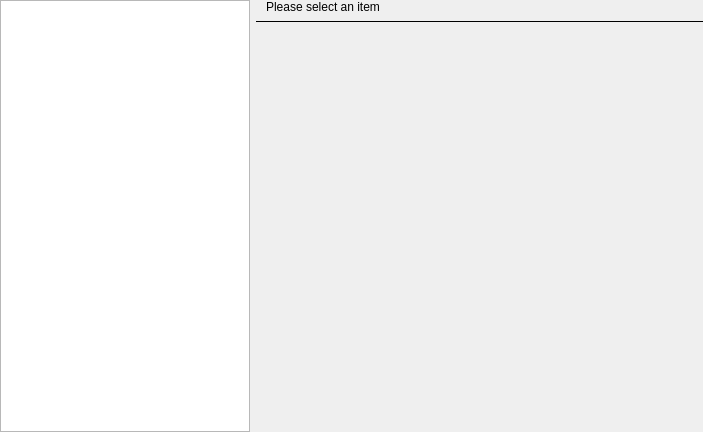
<?xml version="1.0" encoding="UTF-8"?>
<ui version="4.0">
 <class>QArkListWidgetNavigationWidget</class>
 <widget class="QWidget" name="QArkListWidgetNavigationWidget">
  <property name="geometry">
   <rect>
    <x>0</x>
    <y>0</y>
    <width>703</width>
    <height>432</height>
   </rect>
  </property>
  <property name="windowTitle">
   <string>Form</string>
  </property>
  <layout class="QGridLayout" name="gridLayout">
   <property name="margin">
    <number>0</number>
   </property>
   <item row="0" column="0" rowspan="4">
    <widget class="QListWidget" name="listWidget">
     <property name="sizePolicy">
      <sizepolicy hsizetype="Fixed" vsizetype="Expanding">
       <horstretch>0</horstretch>
       <verstretch>0</verstretch>
      </sizepolicy>
     </property>
     <property name="minimumSize">
      <size>
       <width>250</width>
       <height>0</height>
      </size>
     </property>
     <property name="maximumSize">
      <size>
       <width>250</width>
       <height>16777215</height>
      </size>
     </property>
    </widget>
   </item>
   <item row="0" column="1">
    <widget class="QLabel" name="label">
     <property name="text">
      <string>Please select an item</string>
     </property>
     <property name="textFormat">
      <enum>Qt::AutoText</enum>
     </property>
     <property name="margin">
      <number>5</number>
     </property>
     <property name="indent">
      <number>10</number>
     </property>
     <property name="textInteractionFlags">
      <set>Qt::LinksAccessibleByMouse</set>
     </property>
    </widget>
   </item>
   <item row="1" column="1" colspan="2">
    <widget class="Line" name="line">
     <property name="frameShadow">
      <enum>QFrame::Plain</enum>
     </property>
     <property name="orientation">
      <enum>Qt::Horizontal</enum>
     </property>
    </widget>
   </item>
   <item row="2" column="1" colspan="2">
    <widget class="QStackedWidget" name="stackedWidget">
     <property name="sizePolicy">
      <sizepolicy hsizetype="Expanding" vsizetype="Preferred">
       <horstretch>0</horstretch>
       <verstretch>0</verstretch>
      </sizepolicy>
     </property>
     <property name="currentIndex">
      <number>-1</number>
     </property>
    </widget>
   </item>
   <item row="3" column="2">
    <spacer name="verticalSpacer">
     <property name="orientation">
      <enum>Qt::Vertical</enum>
     </property>
     <property name="sizeHint" stdset="0">
      <size>
       <width>20</width>
       <height>189</height>
      </size>
     </property>
    </spacer>
   </item>
  </layout>
 </widget>
 <resources/>
 <connections/>
</ui>
